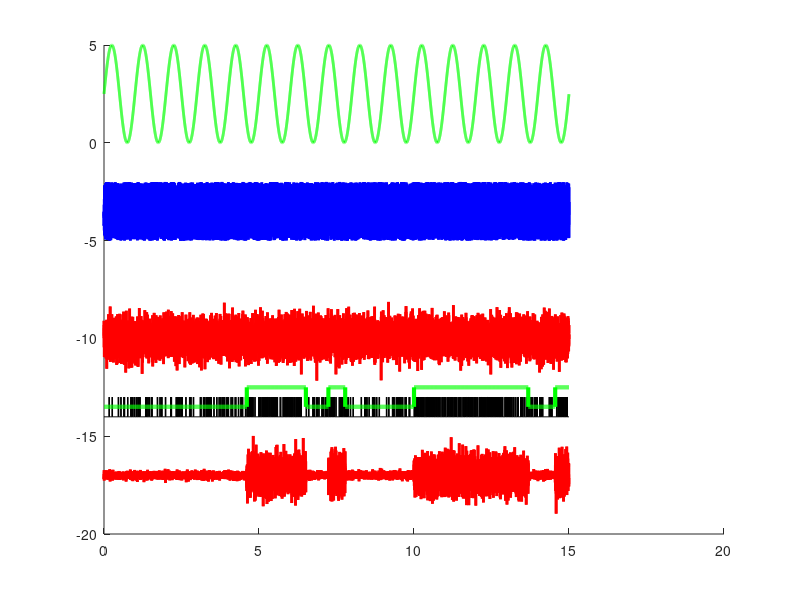

Source code (MATLAB): (Note: this script raises an error after producing the figure.)
clc
clear
close all
set(0,'DefaultLineLineWidth',2)
%% TIMES ARE IN SECONDS BY DEFAULT
dt = 1e-3;
ms2samples = @(t_ms) floor((t_ms/dt)*(1e-3));
sec2samples = @(t_ms) floor((t_ms/dt));


%% Filler functions i'd want to construct stimulu file

%default params
preTimeDefault = 0.5;
postTimeDefault = 0.5;


%% Channel definitions - pulled from 2020.01.15.MBm04_awake3

% ? trigger (002 trig0)
% ? trigger (003 trig1)
% ? trigger (004 trig2)

% uWhisk (005 ugalv)
% uOpto (006 uopto)

% FR target (010 yRef)

%Thesse are one 4D vector, {0,1}

% ? Feedback Ctrl Gate (012 gate 0)
% ? Feedback Estim. Gate (013 gate1)
% ? Lock Stim Gate (014 gate2)
% ? Add Noise Gate (015 gate3)

% ?? SwitchGate 


%opto_noise ON (implies)-> CL gate OFF
%%
i2t = @(i) (i-1)*dt;
len2t = @(len) 0:dt:((len-1)*dt);

fOFF = @(len,params) zeros(1,len);

wClip = [-5,5]
clipFun = @(x,xmin,xmax) min(max(x,xmin),xmax);


optoNoiseMag = 3;
optoNoiseFun = @(len,mag) mag*rand(1,len);
optoNoiseFunDefault = @(len, ~) optoNoiseFun(len, optoNoiseMag);

whiskerNoiseMag = .1;
whiskerNoiseFun = @(len,mag) clipFun(mag*randn(1,len), wClip(1),wClip(2));
whiskerNoiseFunDefault = @(len, ~) whiskerNoiseFun(len,whiskerNoiseMag);

sinRaised = @(t) (sin(t)+1)/2;
sineFun = @(len,mag,freq) mag*sinRaised(2*pi*freq*len2t(len));

len=15e3
t = len2t(len);





trf = @(tp) [1-tp,tp;tp,1-tp];
frf = @(f1,f2) [1-f1,f1;1-f2,f2];

hmmDwellTime = 2;%in seconds
ptr_expt = (1/hmmDwellTime)*dt;
f1_expt = 20*dt;
f2_expt = 50*dt;

TR = trf(ptr_expt);
FR = frf(f1_expt,f2_expt);

stateGenFun = @(len, pTR) hmmgenerate(len, trf(pTR) , FR); 

state2gain = @(states,mag1,mag2) ((states-1)*(mag2-mag1)) + mag1;
stateWhiskerFun = @(len, states, mag1, mag2) whiskerNoiseFun(len,1).*state2gain(states,mag1,mag2);




[spks_,states_]  = stateGenFun(len, .5*dt);

figure(1)
clf
hold on
plot(t,sineFun(len,5,1),'g')
plot(t,optoNoiseFun(len,3)-5,'b')
plot(t,whiskerNoiseFun(len,.5)-10,'r')

plot(t,spks_-15,'k','LineWidth',1)
plot(t,states_-14.5,'g','LineWidth',3)

plot(t, stateWhiskerFun(len, states_, .1,.5)-17,'r')


hold off


%% construct dictionaries
array2cell = @(ary) arrayfun(@(a) {a}, ary);
buildConditionCell = @(cNameAry) array2cell(struct('conditionName',cNameAry));

ChannelMap = containers.Map()
ChannelMap('whisk') = 5;
ChannelMap('opto') = 6;

ColorsMap = containers.Map()
ColorsMap('whisk') = [1,.5,.5];
ColorsMap('opto') = [.3,.5,1];

fillStruct = @(Obj) fillColorChannel(Obj, ColorsMap, ChannelMap);

%% construct condition-specific dictionaries
offStruct = struct('function',fOFF);

whiskSweepStruct.function = whiskerNoiseFun;
whiskSweepStruct.type = 'whisk';
whiskSweepStruct = fillStruct(whiskSweepStruct);

whiskStruct.function = whiskerNoiseFunDefault
whiskStruct.type = 'whisk'
whiskStruct = fillStruct(whiskStruct);

optoNoiseStruct.function = optoNoiseFunDefault;
optoNoiseStruct.type = 'opto';
optoNoiseStruct = fillStruct(optoNoiseStruct);

ConditionStructMap = containers.Map()
ConditionStructMap('OFF') = offStruct;
ConditionStructMap('whisk_ON') = whiskStruct;
ConditionStructMap('whiskSweep_ON') = whiskSweepStruct;
ConditionStructMap('optoNoise_ON') = optoNoiseStruct;


getColor = @(name) ColorsMap(ConditionStructMap(name).type);


%% Phase 1A: Whisker Calibration

cond_1a = {'whiskSweep_ON'}
w_mags_sweep = num2cell([1,2,3,4,5]/5); 

%binding conditions and params should be different than binding conditions?
sweep = struct('conditionName',cond_1a,'params',w_mags_sweep);
sweepConditions = array2cell(sweep);

%%
Phase1A.title = 'Phase 1A: Whisker Calibration Sweep';
Phase1A.times = [0.5, 5.0, 0.5];
Phase1A.times = [2, 2, 2];

Phase1A.trialLength = sum(Phase1A.times)
Phase1A.nreps = 10;
Phase1A.dt = dt;

Phase1A.conditions = sweepConditions;
Phase1A.nCond = length(sweepConditions);
[ Phase1A ] = generateStimuli( Phase1A, ConditionStructMap ,ChannelMap,ColorsMap);

figure(2)
clf
plotExptPhase(Phase1A)

set(gcf,'Position',[144   563   676   242])

%% Phase 1B: Identification stimulus
Phase1B.title = 'Phase 1B: Whisker & Opto Identification Stimulus';

whisk_cond = buildConditionCell({'whisk_OFF','whisk_ON'});
opto_noise_cond = buildConditionCell({'optoNoise_OFF','optoNoise_ON'});
Phase1B.options = {opto_noise_cond, whisk_cond};


TimeMap1B = containers.Map();
TimeMap1B('whisk') = [0.1, 5.8 , 0.1];
TimeMap1B('opto') = [1, 4, 1];

Phase1B.times = TimeMap1B;%[0.5, 5.0, 0.5];
Phase1B.trialLength = sum(TimeMap1B('whisk'));

Phase1B.nreps = 10;
Phase1B.dt = dt;

[ Phase1B.conditions, Phase1B.nCond ] = combineConditionsMulti(Phase1B.options);
[ Phase1B ] = generateStimuli( Phase1B, ConditionStructMap ,ChannelMap,ColorsMap);

figure(3)
clf
plotExptPhase(Phase1B)
set(gcf,'Position',[   144   171   676   318])


%% Phase 2A: Control


nReroll = 0
nTransition = 0
nTrExpected = 4
stateSeqLen = 7.5e3;
state_pTR = .5*dt;

while ((nTransition < nTrExpected) && (nReroll < 100))
    %"rerolls the dice" until you get a genuine HMM state sequence with
    %"enough" transitions
    nReroll = nReroll+1;

    [~,frozenStateSeq] = stateGenFun(stateSeqLen, state_pTR);
    nTransition = sum(abs(diff(frozenStateSeq)));
end

frozenWhiskerSeqFun = @(mags) stateWhiskerFun(stateSeqLen, frozenStateSeq, mags(1), mags(2));


figure(100)
clf
hold on
plot(t(1:stateSeqLen), frozenWhiskerSeqFun([1,2]/5),'r')
plot(t(1:stateSeqLen), frozenStateSeq-1,'k:')

title(nReroll)
